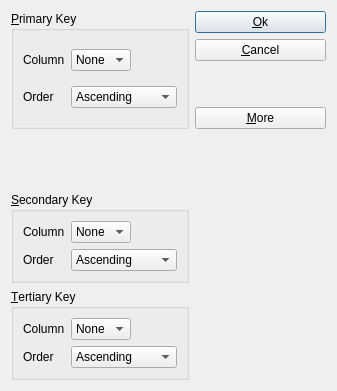
<?xml version="1.0" encoding="UTF-8"?>
<ui version="4.0">
 <class>SortDialog</class>
 <widget class="QDialog" name="SortDialog">
  <property name="geometry">
   <rect>
    <x>0</x>
    <y>0</y>
    <width>337</width>
    <height>391</height>
   </rect>
  </property>
  <property name="windowTitle">
   <string>Sort</string>
  </property>
  <layout class="QFormLayout" name="formLayout">
   <item row="0" column="0">
    <widget class="QGroupBox" name="primaryGroupBox">
     <property name="title">
      <string>&amp;Primary Key</string>
     </property>
     <layout class="QGridLayout" name="gridLayout">
      <item row="0" column="0">
       <widget class="QLabel" name="label">
        <property name="text">
         <string>Column</string>
        </property>
       </widget>
      </item>
      <item row="0" column="1">
       <widget class="QComboBox" name="primaryColumnCombo">
        <item>
         <property name="text">
          <string>None</string>
         </property>
        </item>
       </widget>
      </item>
      <item row="0" column="2">
       <spacer name="horizontalSpacer">
        <property name="orientation">
         <enum>Qt::Horizontal</enum>
        </property>
        <property name="sizeHint" stdset="0">
         <size>
          <width>40</width>
          <height>20</height>
         </size>
        </property>
       </spacer>
      </item>
      <item row="1" column="0">
       <widget class="QLabel" name="label_2">
        <property name="text">
         <string>Order</string>
        </property>
       </widget>
      </item>
      <item row="1" column="1" colspan="2">
       <widget class="QComboBox" name="primaryOrderCombo">
        <item>
         <property name="text">
          <string>Ascending</string>
         </property>
        </item>
        <item>
         <property name="text">
          <string>Descending</string>
         </property>
        </item>
       </widget>
      </item>
     </layout>
    </widget>
   </item>
   <item row="0" column="1">
    <layout class="QVBoxLayout" name="verticalLayout">
     <item>
      <widget class="QPushButton" name="okButton">
       <property name="text">
        <string>&amp;Ok</string>
       </property>
       <property name="default">
        <bool>true</bool>
       </property>
      </widget>
     </item>
     <item>
      <widget class="QPushButton" name="cancelButton">
       <property name="text">
        <string>&amp;Cancel</string>
       </property>
      </widget>
     </item>
     <item>
      <spacer name="verticalSpacer">
       <property name="orientation">
        <enum>Qt::Vertical</enum>
       </property>
       <property name="sizeHint" stdset="0">
        <size>
         <width>20</width>
         <height>40</height>
        </size>
       </property>
      </spacer>
     </item>
     <item>
      <widget class="QPushButton" name="moreButton">
       <property name="text">
        <string>&amp;More</string>
       </property>
       <property name="checkable">
        <bool>true</bool>
       </property>
      </widget>
     </item>
    </layout>
   </item>
   <item row="1" column="0">
    <spacer name="verticalSpacer_2">
     <property name="orientation">
      <enum>Qt::Vertical</enum>
     </property>
     <property name="sizeHint" stdset="0">
      <size>
       <width>20</width>
       <height>22</height>
      </size>
     </property>
    </spacer>
   </item>
   <item row="2" column="0">
    <widget class="QGroupBox" name="secondaryGroupBox">
     <property name="title">
      <string>&amp;Secondary Key</string>
     </property>
     <layout class="QGridLayout" name="gridLayout_2">
      <item row="0" column="0">
       <widget class="QLabel" name="label_3">
        <property name="text">
         <string>Column</string>
        </property>
       </widget>
      </item>
      <item row="0" column="1">
       <widget class="QComboBox" name="secondaryColumnCombo">
        <item>
         <property name="text">
          <string>None</string>
         </property>
        </item>
       </widget>
      </item>
      <item row="0" column="2">
       <spacer name="horizontalSpacer_2">
        <property name="orientation">
         <enum>Qt::Horizontal</enum>
        </property>
        <property name="sizeHint" stdset="0">
         <size>
          <width>40</width>
          <height>20</height>
         </size>
        </property>
       </spacer>
      </item>
      <item row="1" column="0">
       <widget class="QLabel" name="label_4">
        <property name="text">
         <string>Order</string>
        </property>
       </widget>
      </item>
      <item row="1" column="1" colspan="2">
       <widget class="QComboBox" name="secondaryOrderCombo">
        <item>
         <property name="text">
          <string>Ascending</string>
         </property>
        </item>
        <item>
         <property name="text">
          <string>Descending</string>
         </property>
        </item>
       </widget>
      </item>
     </layout>
    </widget>
   </item>
   <item row="3" column="0">
    <widget class="QGroupBox" name="tertiaryGroupBox">
     <property name="title">
      <string>&amp;Tertiary Key</string>
     </property>
     <layout class="QGridLayout" name="gridLayout_3">
      <item row="0" column="0">
       <widget class="QLabel" name="label_5">
        <property name="text">
         <string>Column</string>
        </property>
       </widget>
      </item>
      <item row="0" column="1">
       <widget class="QComboBox" name="tertiaryColumnCombo">
        <item>
         <property name="text">
          <string>None</string>
         </property>
        </item>
       </widget>
      </item>
      <item row="0" column="2">
       <spacer name="horizontalSpacer_3">
        <property name="orientation">
         <enum>Qt::Horizontal</enum>
        </property>
        <property name="sizeHint" stdset="0">
         <size>
          <width>40</width>
          <height>20</height>
         </size>
        </property>
       </spacer>
      </item>
      <item row="1" column="0">
       <widget class="QLabel" name="label_6">
        <property name="text">
         <string>Order</string>
        </property>
       </widget>
      </item>
      <item row="1" column="1" colspan="2">
       <widget class="QComboBox" name="tertiaryOrderCombo">
        <item>
         <property name="text">
          <string>Ascending</string>
         </property>
        </item>
        <item>
         <property name="text">
          <string>Descending</string>
         </property>
        </item>
       </widget>
      </item>
     </layout>
    </widget>
   </item>
  </layout>
 </widget>
 <tabstops>
  <tabstop>primaryColumnCombo</tabstop>
  <tabstop>primaryOrderCombo</tabstop>
  <tabstop>secondaryColumnCombo</tabstop>
  <tabstop>secondaryOrderCombo</tabstop>
  <tabstop>tertiaryColumnCombo</tabstop>
  <tabstop>tertiaryOrderCombo</tabstop>
  <tabstop>okButton</tabstop>
  <tabstop>cancelButton</tabstop>
  <tabstop>moreButton</tabstop>
 </tabstops>
 <resources/>
 <connections>
  <connection>
   <sender>okButton</sender>
   <signal>clicked()</signal>
   <receiver>SortDialog</receiver>
   <slot>accept()</slot>
   <hints>
    <hint type="sourcelabel">
     <x>255</x>
     <y>45</y>
    </hint>
    <hint type="destinationlabel">
     <x>235</x>
     <y>194</y>
    </hint>
   </hints>
  </connection>
  <connection>
   <sender>cancelButton</sender>
   <signal>clicked()</signal>
   <receiver>SortDialog</receiver>
   <slot>reject()</slot>
   <hints>
    <hint type="sourcelabel">
     <x>289</x>
     <y>82</y>
    </hint>
    <hint type="destinationlabel">
     <x>273</x>
     <y>199</y>
    </hint>
   </hints>
  </connection>
  <connection>
   <sender>moreButton</sender>
   <signal>toggled(bool)</signal>
   <receiver>secondaryGroupBox</receiver>
   <slot>setVisible(bool)</slot>
   <hints>
    <hint type="sourcelabel">
     <x>231</x>
     <y>145</y>
    </hint>
    <hint type="destinationlabel">
     <x>68</x>
     <y>181</y>
    </hint>
   </hints>
  </connection>
  <connection>
   <sender>moreButton</sender>
   <signal>toggled(bool)</signal>
   <receiver>tertiaryGroupBox</receiver>
   <slot>setVisible(bool)</slot>
   <hints>
    <hint type="sourcelabel">
     <x>309</x>
     <y>150</y>
    </hint>
    <hint type="destinationlabel">
     <x>108</x>
     <y>289</y>
    </hint>
   </hints>
  </connection>
 </connections>
</ui>
